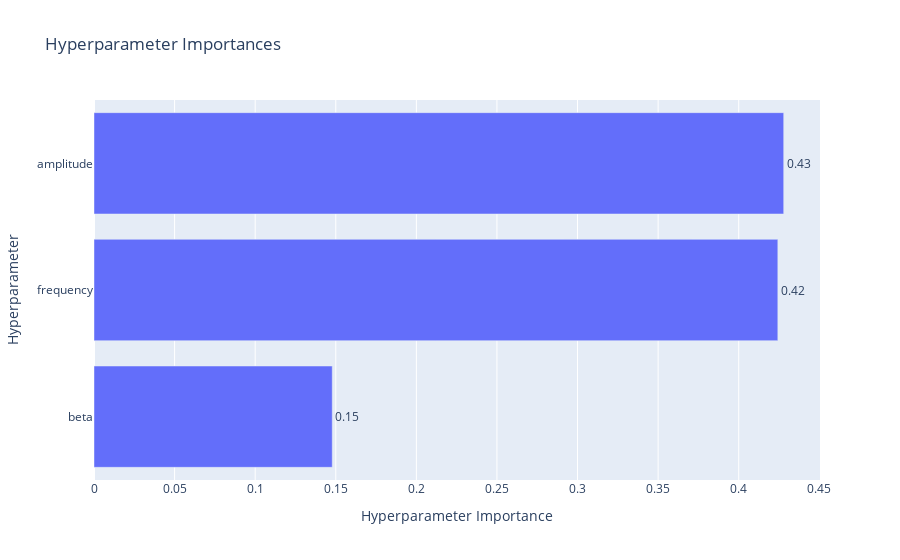

Write notebook code for a chart like this one.
### Code cell
optuna.visualization.plot_param_importances(study).show()

### Figure 1 — Plotly figure (JSON) as saved in the notebook; plotly's stock layout.template omitted (floating-point values rounded to 4 significant figures)
{"data": [{"cliponaxis": false, "hovertemplate": ["beta (FloatDistribution): 0.1478188063553759<extra></extra>", "frequency (FloatDistribution): 0.42426815580412097<extra></extra>", "amplitude (FloatDistribution): 0.4279130378405031<extra></extra>"], "name": "Objective Value", "orientation": "h", "text": ["0.15", "0.42", "0.43"], "textposition": "outside", "type": "bar", "x": [0.1478, 0.4243, 0.4279], "y": ["beta", "frequency", "amplitude"]}], "layout": {"title": {"text": "Hyperparameter Importances"}, "xaxis": {"title": {"text": "Hyperparameter Importance"}}, "yaxis": {"title": {"text": "Hyperparameter"}}}}
